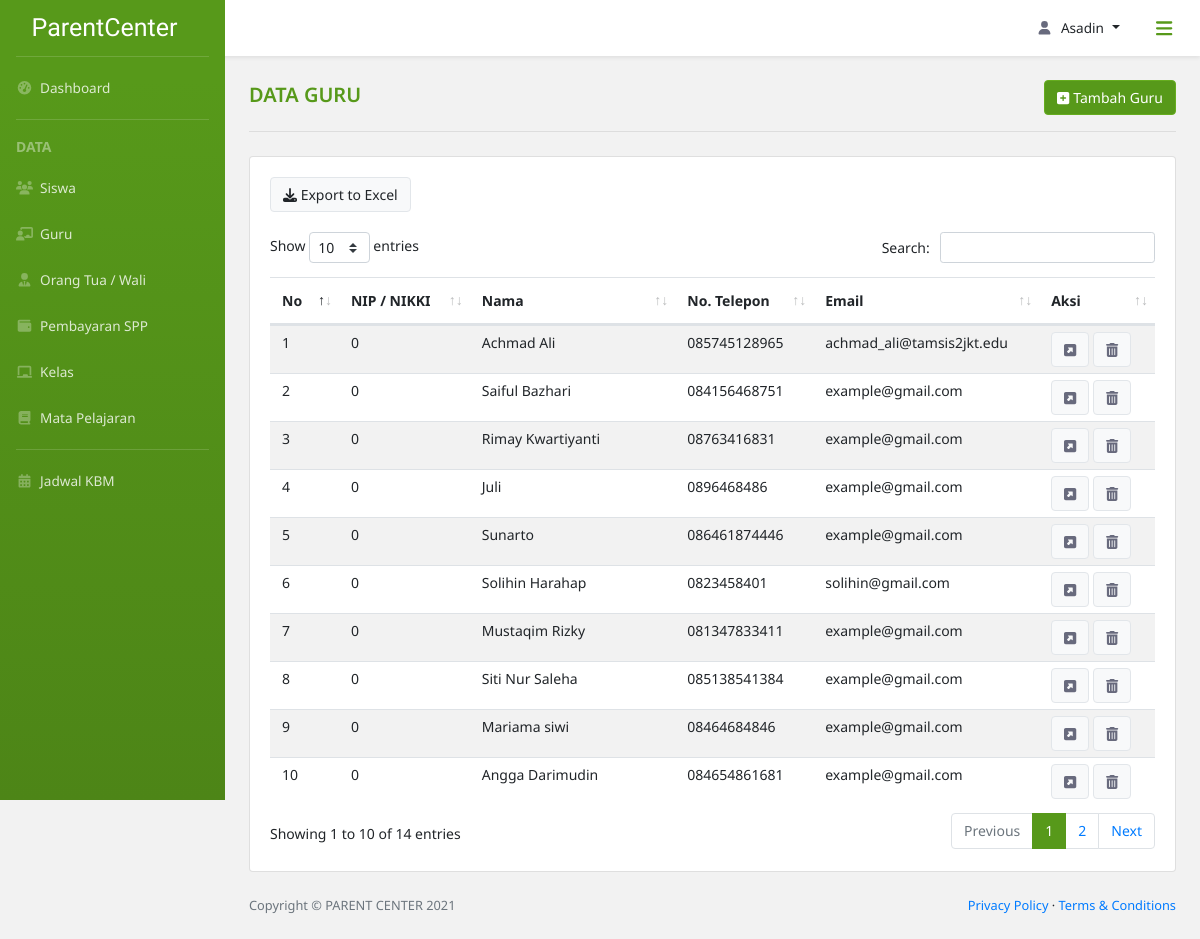
Screenshot of /data_guru/ (signed in) with the database file from the repository.
### parent_center_app/models.py (models this page shows, shortened)
class Guru(models.Model):
    id_guru = models.CharField(
        max_length=30,
        primary_key=True,
        unique=True,
        default=custom_guru,
        editable=False
    )
    nama = models.CharField(max_length=50)
    email = models.EmailField(default="example@gmail.com")
    no_tlp = models.CharField(max_length=12)
    no_induk = models.CharField(max_length=20)
    alamat = models.TextField(null=True)
    class jns_kelamin(models.TextChoices):
        P = 'Perempuan'
        L = 'Laki-Laki'
    jns_kelamin = models.CharField(
        max_length=10,
        choices=jns_kelamin.choices,
        default=jns_kelamin.L)
    id_user = models.OneToOneField(
        ExtendUser,
        null=True,
        on_delete=models.SET_NULL
    )

### parent_center_app/views.py (the view)
# urls.py: path('data_guru/', views.dataGuru, name='data guru'),
@login_required(login_url='login')
def dataGuru(request):
    if level_permission(request, ['Admin']) is False:
        return redirect(level_login(request))
    else:
        gurus = Guru.objects.all()
        context = {
            'title': 'Data Guru',
            'Gurus': gurus,
        }
        return render(request,
                      'parent_center_app/data_guru.html',
                      context)

### parent_center_app/views.py (called while the page is built)
def level_permission(current_user, level: list) -> bool:
    if current_user.user.extenduser.user_level in level:
        return True
    else:
        return False

### parent_center_app/templates/parent_center_app/data_guru.html (shortened to what this page needs)
{% extends 'parent_center_app/base.html' %}
{% block breadcrumb %}
<div class="row d-flex pt-4 div-tambah">
    <div class="col-lg-7 col-sm-6">
        <div class="div-title">
            <span class="title-content">{{title}}</span>
        </div>
    </div>
    <div class="col-lg-5 col-sm-6 align-self-center text-right">
        <a class="btn btn-light btn-tambah" href="/tambah_guru"><i class="fas fa-plus-square"></i> Tambah Guru</a>
    </div>
</div>
<hr class="dropdown-divider hr-title mb-4 mx-4 mt-3">
{% endblock breadcrumb %}
{% block content %}
    <div class="row">
        <div class="col-lg-12">
            <div class="card">
                <div class="card-body card-dashboard">
                    <div class="row mx-0">
                        <div class="col-lg-12 px-0 div-sort">
                            <button class="btn btn-light"><i class="fas fa-download"></i> Export to Excel</button>
                        </div>
                    </div>
                    <div class="table-responsive table-siswa">
                        <table class="table table table-striped table-siswa" id="table-custom">
                            <thead>
                                <tr>
                                    <th scope="col">No</th>
                                    <th scope="col">NIP / NIKKI</th>
                                    <th scope="col">Nama</th>
                                    <th scope="col">No. Telepon</th>
                                    <th scope="col">Email</th>
                                    <th scope="col">Aksi</th>
                                </tr>
                            </thead>
                            <tbody>
                                {% for guru in Gurus %}
                                <tr>
                                    <td>{{forloop.counter}}</td>
                                    <td>{{guru.no_induk}}</td>
                                    <td>{{guru.nama}}</td>
                                    <td>{{guru.no_tlp}}</td>
                                    <td>{{guru.email}}</td>
                                    <td>
                                        <a class="btn btn-light" href="{% url 'detail guru' pk=guru.pk %}"><i class="fas fa-external-link-square-alt"></i></a>
                                        <button class="btn btn-light" type="button" data-toggle="modal" data-target="#modal_hapus"><i class="fas fa-trash-alt"></i></button>
                                    </td>
                                </tr>
                                {% endfor %}
                            </tbody>
                        </table>
                    </div>
                </div>
            </div>
        </div>
    </div>
{% endblock content %}

### parent_center_app/templates/parent_center_app/base.html (shortened to what this page needs)
{% load static %}
<!DOCTYPE html>
<html lang="en">
    <head>
        <link href="{% static 'parent_center_app/assets/css/bootstrap-toggle.min.css' %}" rel="stylesheet">
        <link href="{% static 'parent_center_app/assets/css/style-custom.css' %}" rel="stylesheet" />
        <link href="{% static 'parent_center_app/assets/css/styles.css' %}" rel="stylesheet" />
        <link rel="stylesheet" type="text/css" href="{% static 'parent_center_app/assets/css/dataTables.bootstrap4.min.css' %}"/>
        <link href="{% static 'parent_center_app/vendor/fontawesome-free/css/all.min.css' %}" rel="stylesheet" type="text/css">
        <link href="//cdn.jsdelivr.net/npm/select2@4.1.0-rc.0/dist/css/select2.min.css" rel="stylesheet" />
    </head>
    <body class="sb-nav-fixed">
        <nav class="sb-topnav navbar navbar-expand navbar-dark bg-putih shadow-sm">
            <button class="btn btn-link btn-sm order-1 rounded-circle" id="sidebarToggle" href="#"><i class="fas fa-bars fa-lg"></i></button>
            <ul class="navbar-nav ml-auto md-0 mr-2">
                <li class="nav-item dropdown">
                    <a class="nav-link dropdown-toggle" id="userDropdown" href="#" role="button" data-toggle="dropdown" aria-haspopup="true" aria-expanded="false"><i class="fas fa-user fa-fw"></i>{{ request.user }}</a>
                </li>
            </ul>
        </nav>
        <div id="layoutSidenav">
            <div id="layoutSidenav_nav">
                <nav class="sb-sidenav accordion bg-green" id="sidenavAccordion">
                    <div class="sb-sidenav-menu">
                        <div class="nav">
                            <a class="navbar-brand d-flex align-self-center align-items-center" href="/dashboard_admin">
                                ParentCenter
                            </a>
                            <div class="dropdown-divider mx-3 mt-0"></div>
                            <a class="nav-link" href="/dashboard_admin/hari%20ini">
                                <i class="fas fa-fw fa-tachometer-alt"></i>&nbsp;
                                Dashboard
                            </a>
                            <div class="dropdown-divider mx-3"></div>
                            <div class="dropdown-header">
                                DATA
                            </div>
                            <a class="nav-link" href="/data_siswa">
                                <i class="fas fa-fw fa-users"></i>&nbsp;
                                Siswa
                            </a>
                            <a class="nav-link" href="/data_guru">
                                <i class="fas fa-fw fa-chalkboard-teacher"></i>&nbsp;
                                Guru
                            </a>
                            <a class="nav-link" href="/data_orangtua">
                                <i class="fas fa-fw fa-user-tie"></i>&nbsp;
                                Orang Tua / Wali
                            </a>
                            <a class="nav-link" href="/cari_spp">
                                <i class="fas fa-fw fa-wallet"></i>&nbsp;
                                Pembayaran SPP
                            </a>
                            <a class="nav-link" href="/data_kelas">
                                <i class="fas fa-fw fa-chalkboard"></i>&nbsp;
                                Kelas
                            </a>
                            <a class="nav-link" href="/data_mapel">
                                <i class="fas fa-fw fa-book"></i>&nbsp;
                                Mata Pelajaran
                            </a>
                            <div class="dropdown-divider mx-3"></div>
                            <a class="nav-link" href="/jadwal_kbm/kls-22112021001556824333">
                                <i class="fas fa-fw fa-calendar-alt"></i>&nbsp;
                                Jadwal KBM
                            </a>
                        </div>
                    </div>
                </nav>
            </div>
            <div id="layoutSidenav_content">
                <main>
                    <div class="container-fluid px-0">
                        {% block breadcrumb %}
                        {% endblock breadcrumb %}
                        {% block content %}
                        {% endblock content %}
                    </div>
                </main>
                <footer class="py-4 bg-grey mt-auto">
                    <div class="container-fluid">
                        <div class="d-flex align-items-center justify-content-between small">
                            <div class="text-muted">Copyright &copy; PARENT CENTER 2021</div>
                            <div>
                                <a href="/privacy-policy">Privacy Policy</a>
                                &middot;
                                <a href="/terms-condition">Terms &amp; Conditions</a>
                            </div>
                        </div>
                    </div>
                </footer>
            </div>
        </div>
    </body>
</html>

### parent_center_app/static/parent_center_app/assets/css/style-custom.css (style rules this page uses)
* { font-family: 'Noto Sans', sans-serif; }
body { background-color: #f2f2f2!important; }
#userDropdown svg { margin-right: .5rem; }
#userDropdown { text-transform: capitalize; }
a#userDropdown.nav-link.dropdown-toggle::after { margin-left: .5rem!important; }
.bg-putih { background-color: #fff; }
.bg-green { background-color: #57991a; background-image: linear-gradient(180deg,#57991a 10%,#4d8517 100%); background-size: cover; }
.sb-sidenav-menu a.nav-link { color: rgba(255,255,255,.8)!important; }
.sb-sidenav-menu a.nav-link svg { color: rgba(255,255,255,.3)!important; }
.navbar-nav a, #ddUser .dropdown-item { color: #212529!important; }
.navbar-nav a svg, .card-dashboard svg { color: #686a7d!important; }
.sb-sidenav .dropdown-divider { border-color: rgba(255,255,255,.15); }
.sb-sidenav .dropdown-header { color: rgba(255,255,255,.4); }
#sidebarToggle { height: 2.5rem!important; width: 2.5rem!important; font-weight: 400!important; color: #57991a!important; }
.navbar-brand { height: 56px; color: #fff; font-family: 'Satisfy', cursive!important; font-size: 25px!important; }
.sb-nav-fixed .sb-topnav { z-index: 1038!important; }
.sb-nav-fixed #layoutSidenav #layoutSidenav_nav .sb-sidenav { padding-top: 0!important; }
.dropdown-header { padding-left: 1rem!important; font-weight: bold; }
.sb-sidenav-menu, .sb-topnav.navbar, #ddUser .dropdown-item { font-size: 13.6px; }
.nav-link { padding: 12.8px 16px!important; }
.title-content { font-size: 20px; font-weight: 600; color: #57991a; text-transform: uppercase; }
.hr-title { border-color: #ddd!important; border-width: 2px; }
.card-dashboard, #btn-jadwal, .dropdown-jadwal .dropdown-item { font-size: 15px!important; }
.card-dashboard .row { margin-bottom: 1.25rem; }
#table-custom_wrapper *, .table-custom-dashboard * { font-size: 14px; }
.container-fluid .row { margin-left: .75rem; margin-right: .75rem; }
.table-siswa tbody tr td { padding: 6px 12px; }
.btn-tambah.btn-light { background-color: #57991a!important; border-color: #66ad1f!important; font-size: 14px!important; color: #fff!important; }
.div-sort * { font-size: 14px!important; color: #212529; }
.btn-light { border: 1px solid #e2e6ea!important; }

### rows the page displays
Guru: no_induk "0", nama "Achmad Ali", no_tlp "085745128965", email "achmad_ali@tamsis2jkt.edu"
Guru: no_induk "0", nama "Saiful Bazhari", no_tlp "084156468751", email "example@gmail.com"
Guru: no_induk "0", nama "Rimay Kwartiyanti", no_tlp "08763416831", email "example@gmail.com"
Guru: no_induk "0", nama "Juli", no_tlp "0896468486", email "example@gmail.com"
Guru: no_induk "0", nama "Sunarto", no_tlp "086461874446", email "example@gmail.com"
Guru: no_induk "0", nama "Solihin Harahap", no_tlp "0823458401", email "solihin@gmail.com"
Guru: no_induk "0", nama "Mustaqim Rizky", no_tlp "081347833411", email "example@gmail.com"
Guru: no_induk "0", nama "Siti Nur Saleha", no_tlp "085138541384", email "example@gmail.com"
Guru: no_induk "0", nama "Mariama siwi", no_tlp "08464684846", email "example@gmail.com"
Guru: no_induk "0", nama "Angga Darimudin", no_tlp "084654861681", email "example@gmail.com"

### other values shown
{{ request.user }} "Asadin"
{{ title }} "DATA GURU"
